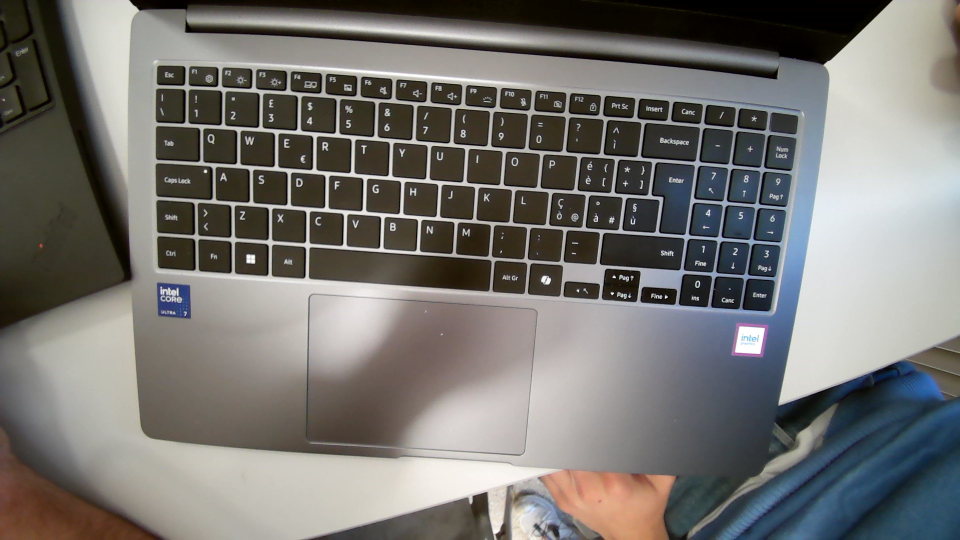
#> input picture camera/WIN_20260422_12_48_55_Pro.jpeg, 1920 x 1080 px (shown at 1/2 size)
$ python -i gemini_keyboard_localizer.py   (imports and definitions only)   (older library calls are emulated)
#> lines starting #> are read from the running program, lines starting #| are printed output that depends on the picture
from __future__ import annotations

import argparse
import json
import mimetypes
import os
import time
from dataclasses import asdict, dataclass, field
from functools import lru_cache
from pathlib import Path
from typing import Any

try:
    import cv2
    import numpy as np
except ImportError as exc:
    raise SystemExit(
        "Missing computer-vision dependencies. Install them with `pip install -r requirements.txt`."
    ) from exc

try:
    from google import genai
    from google.genai import types
    from google.genai import errors as genai_errors
except ImportError as exc:
    raise SystemExit(
        "Missing Gemini SDK. Install it with `pip install -r requirements.txt`."
    ) from exc


CAMERA_DIR = Path("camera")
DEFAULT_MODEL = "gemini-2.5-flash"
REFERENCE_WIDTH = 1920
REFERENCE_HEIGHT = 1080
API_IMAGE_MAX_DIM = 640
API_IMAGE_JPEG_QUALITY = 70
THINKING_BUDGET = 0
FAST_MODEL = "gemini-2.5-flash-lite"
FAST_API_IMAGE_MAX_DIM = 960
FAST_API_IMAGE_JPEG_QUALITY = 55


@dataclass
class GeminiLocalizationResult:
    target_letter: str
    found: bool
    center: dict[str, int] | None
    bounding_box: list[int] | None
    raw_response: dict[str, Any] = field(default_factory=dict)


@dataclass
class ValidationResult:
    passed: bool
    score: int
    total_checks: int
    checks: dict[str, bool]
    metrics: dict[str, float | int | str | bool]
    reasons: list[str]


@dataclass
class GeminiCallResult:
    response_text: str
    model_used: str
    elapsed_seconds: float
    request_elapsed_seconds: float
    preprocess_elapsed_seconds: float
    api_image_width: int
    api_image_height: int
    api_image_bytes: int


# [490 lines left out: functions build_skipped_validation_result, parse_args, resolve_image_path, load_image, infer_mime_type, prepare_api_image_part and 12 more, not called in this run]


def _scale_normalized_center(value: int, axis_size: int) -> int:
    return max(0, min(axis_size - 1, round((value / 1000.0) * axis_size)))


def _scale_normalized_min(value: int, axis_size: int) -> int:
    return max(0, min(axis_size - 1, round((value / 1000.0) * axis_size)))


def _scale_normalized_max(value: int, axis_size: int) -> int:
    return max(1, min(axis_size, round((value / 1000.0) * axis_size)))


# [19 lines left out: function _validate_localization_payload, not called in this run]


def classical_validation(image: np.ndarray, result: GeminiLocalizationResult) -> ValidationResult:
    image_height, image_width = image.shape[:2]

    if not result.found or result.center is None or result.bounding_box is None:
        return ValidationResult(
            passed=False,
            score=0,
            total_checks=0,
            checks={},
            metrics={"found": result.found},
            reasons=["Gemini did not return a usable key localization."],
        )

    xmin, ymin, xmax, ymax = result.bounding_box
    center_x, center_y = result.center["x"], result.center["y"]

    box_in_bounds = 0 <= xmin < xmax <= image_width and 0 <= ymin < ymax <= image_height
    box_width = max(0, xmax - xmin)
    box_height = max(0, ymax - ymin)
    area = box_width * box_height
    area_fraction = area / float(image_width * image_height)
    aspect_ratio = box_width / float(box_height) if box_height else float("inf")
    center_inside_box = xmin <= center_x <= xmax and ymin <= center_y <= ymax

    checks: dict[str, bool] = {
        "box_in_bounds": box_in_bounds,
        "center_inside_box": center_inside_box,
        "area_plausible": 0.0005 <= area_fraction <= 0.12,
        "aspect_ratio_plausible": 0.35 <= aspect_ratio <= 4.0,
    }
    reasons: list[str] = []
    metrics: dict[str, float | int | str | bool] = {
        "box_width": box_width,
        "box_height": box_height,
        "area_fraction": round(area_fraction, 5),
        "aspect_ratio": round(aspect_ratio, 4) if np.isfinite(aspect_ratio) else "inf",
    }

    if not box_in_bounds:
        reasons.append("Bounding box falls outside the image.")
    if box_in_bounds and area > 0:
        crop = image[ymin:ymax, xmin:xmax]
        gray = cv2.cvtColor(crop, cv2.COLOR_BGR2GRAY)

        intensity_std = float(np.std(gray))
        laplacian_var = float(cv2.Laplacian(gray, cv2.CV_64F).var())
        edges = cv2.Canny(gray, 60, 160)
        edge_density = float(np.count_nonzero(edges)) / float(edges.size)

        checks["texture_contrast"] = intensity_std >= 10.0
        checks["edge_density_plausible"] = 0.01 <= edge_density <= 0.45
        checks["sharpness_plausible"] = laplacian_var >= 20.0

        metrics.update(
            {
                "intensity_std": round(intensity_std, 3),
                "edge_density": round(edge_density, 4),
                "laplacian_variance": round(laplacian_var, 3),
            }
        )

        if not checks["texture_contrast"]:
            reasons.append("The predicted crop has very low intensity variation.")
        if not checks["edge_density_plausible"]:
            reasons.append("The predicted crop edge density looks unlike a distinct key region.")
        if not checks["sharpness_plausible"]:
            reasons.append("The predicted crop is too flat or blurry for a key-sized object.")
    else:
        reasons.append("The predicted crop could not be extracted for heuristic checks.")

    hard_checks = [
        "box_in_bounds",
        "center_inside_box",
        "area_plausible",
        "aspect_ratio_plausible",
    ]
    soft_checks = [name for name in checks if name not in hard_checks]
    hard_pass = all(checks.get(name, False) for name in hard_checks)
    soft_score = sum(1 for name in soft_checks if checks.get(name, False))
    total_checks = len(checks)
    score = sum(1 for passed in checks.values() if passed)
    passed = hard_pass and soft_score >= 2

    if not checks.get("area_plausible", False):
        reasons.append("The bounding box area is implausible for a single key.")
    if not checks.get("aspect_ratio_plausible", False):
        reasons.append("The bounding box aspect ratio is implausible for a key.")
    if not checks.get("center_inside_box", False):
        reasons.append("The returned center does not fall inside the bounding box.")

    if passed:
        reasons.append("Heuristic validation passed.")

    return ValidationResult(
        passed=passed,
        score=score,
        total_checks=total_checks,
        checks=checks,
        metrics=metrics,
        reasons=reasons,
    )


# [79 lines left out: functions draw_overlay, build_output_path, save_image, print_results, not called in this run]


def parse_fallback_models(fallback_models_arg: str) -> list[str]:
    return [model.strip() for model in fallback_models_arg.split(",") if model.strip()]


# [95 lines left out: function main, not called in this run]


# [2 lines not run here, left out]

>>> import cv2
>>> picture = cv2.imread('camera/WIN_20260422_12_48_55_Pro.jpeg', cv2.IMREAD_GRAYSCALE)
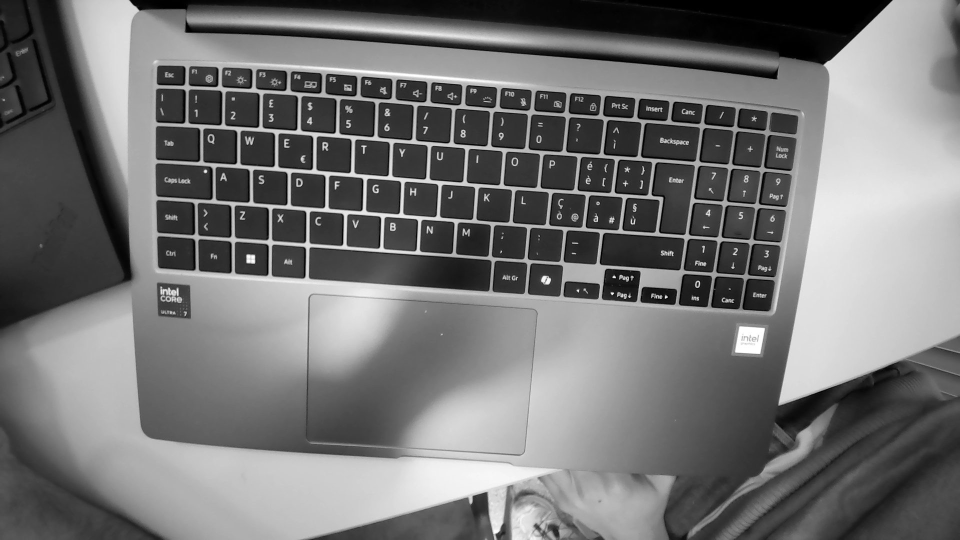
#> picture: shape (1080, 1920) (shown at 1/2 size); min 0, max 255, mean 116.2
>>> result = classical_validation(picture, 'out.png')
#> (the run stopped early here; a loop or call above may not have finished)
